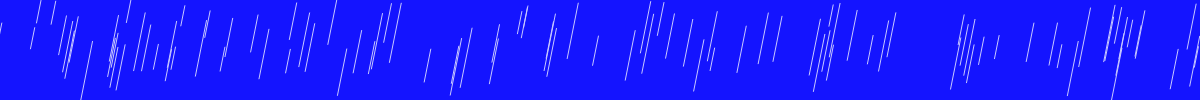
Frame 1 (no input)
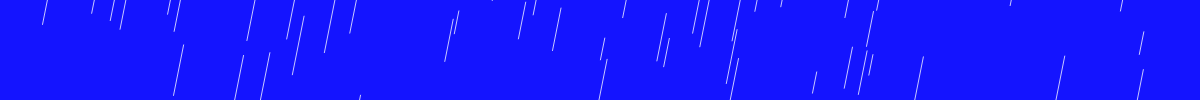
Frame 60 (no input)
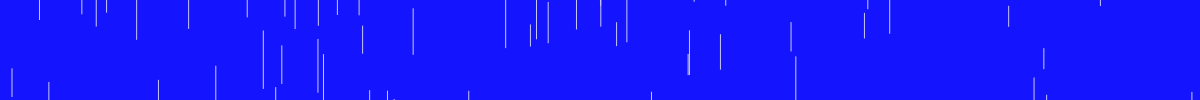
Frame 120 (the mouse pressed at the canvas centre since frame 60)

The p5.js sketch that drew these frames (run headless with seeded random() and noise() and a simulated clock; from frame 60 on, the mouse is pressed at the canvas centre):

// p5.js sketch
// ── sketch.js
var	lines = [],
	k = -1,
	song;

function setup() {
	createCanvas(document.body.clientWidth, document.body.clientHeight);
	frameRate(1000);

	for (var i = 0; i < 100; i++) {
		lines.push([random(0, width), random(0, 50), random(20, 60), random(1, 10)]);
	}
}

function draw() {
	background(20, 20, 255);
	stroke(200, 200, 255);
	k = (mouseX / width) * 2 - 1;
	speed = (mouseY / height) * 2 + 2;
	
	for (var i = 0; i < lines.length; i++) {
		line(lines[i][0], lines[i][1], lines[i][0] + (k * (lines[i][2])) * 0.2, lines[i][1] + lines[i][2]);
		lines[i][1] += lines[i][3] * speed;
		lines[i][0] += k;

		if (lines[i][1] >= height) {
			lines[i] = [random(0, width), random(-250, -50), random(20, 60), random(1, 5)];
		}
	}
}
